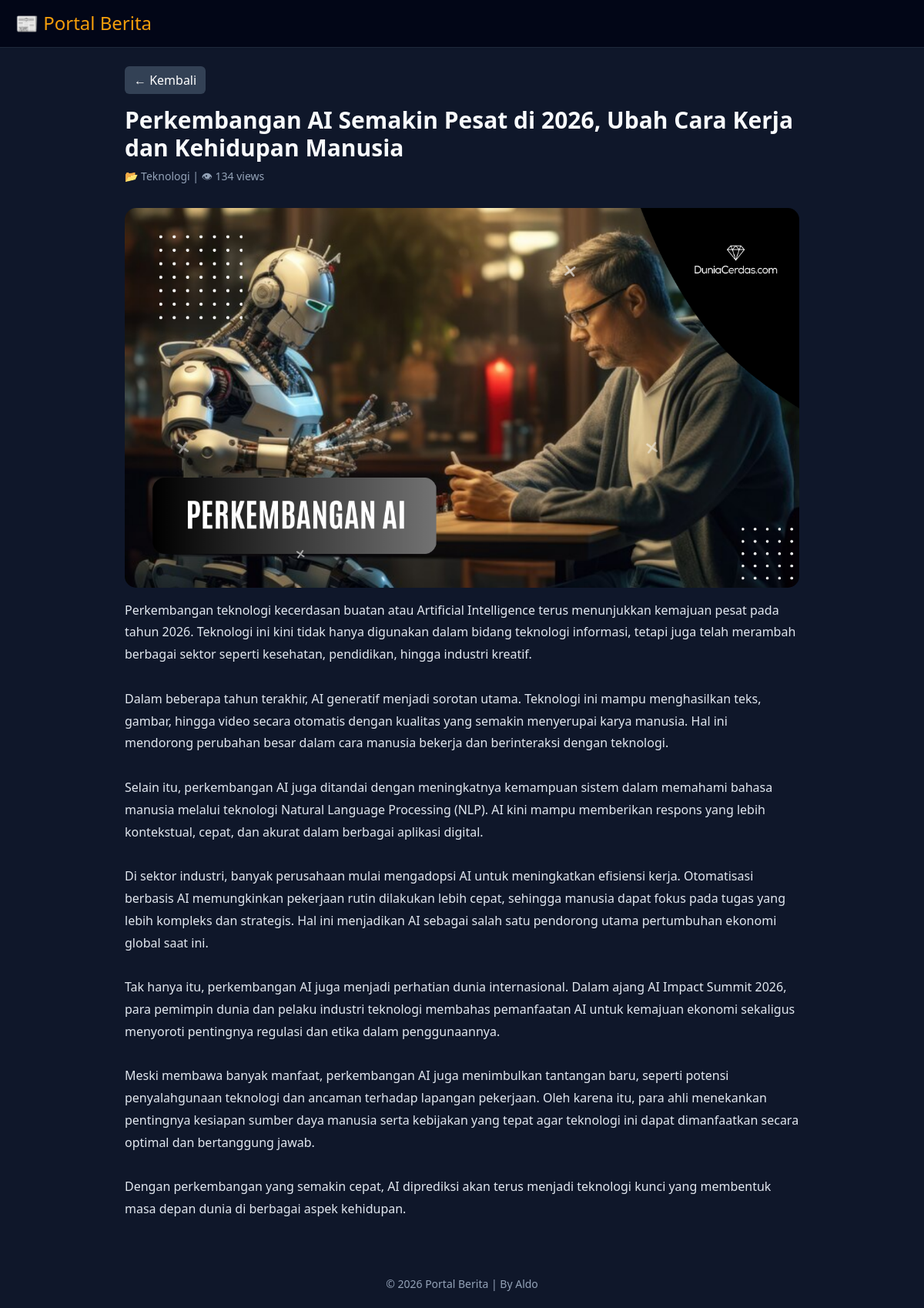
The app's page /pages/detail.php?id=1 with its own data.
### tables this page shows
CREATE TABLE `artikel` (
  `id_artikel` int(11) NOT NULL,
  `judul` varchar(255) NOT NULL,
  `isi` text NOT NULL,
  `gambar` varchar(255) DEFAULT NULL,
  `tanggal` datetime DEFAULT NULL,
  `id_kategori` int(11) DEFAULT NULL,
  `views` int(11) DEFAULT 0
);

CREATE TABLE `kategori` (
  `id_kategori` int(11) NOT NULL,
  `nama_kategori` varchar(100) NOT NULL
);

### pages/detail.php (the view, shortened to what this page needs)
<?php
include '../koneksi.php';
$id = $_GET['id'];
$today = date('Y-m-d');
mysqli_query($conn, "UPDATE artikel SET views = views + 1 WHERE id_artikel='$id'");
mysqli_query($conn, "
INSERT INTO views_log (id_artikel, tanggal)
VALUES ('$id', '$today')
");
mysqli_query($conn, "UPDATE artikel SET views = views + 1 WHERE id_artikel='$id'");
$data = mysqli_query($conn, "
SELECT artikel.*, kategori.nama_kategori
FROM artikel
JOIN kategori ON artikel.id_kategori = kategori.id_kategori
WHERE artikel.id_artikel='$id'
");
$d = mysqli_fetch_assoc($data);
?>
<!DOCTYPE html>
<html>
<head>
<link href="https://cdn.jsdelivr.net/npm/bootstrap@5.3.0/dist/css/bootstrap.min.css" rel="stylesheet">
</head>
<body>
<div class="navbar">
    <h4>📰 Portal Berita</h4>
</div>
<div class="container mt-4">
<button onclick="history.back()" class="btn btn-back mb-3">← Kembali</button>
<h1 class="judul"><?php echo $d['judul']; ?></h1>
<p class="meta">
    📂 <?php echo $d['nama_kategori']; ?> |
    👁 <?php echo $d['views']; ?> views
</p>
<img src="../assets/img/<?php echo $d['gambar']; ?>" class="img-artikel">
<div class="isi">
<?php echo nl2br($d['isi']); ?>
</div>
</div>
<div class="footer">
    <small>© 2026 Portal Berita | By Aldo</small>
</div>
</body>
</html>

### pages/detail.php (style rules this page uses)
body { background: #0f172a; color: #f8fafc; font-family: 'Segoe UI', sans-serif; }
.navbar { background: #020617; padding: 16px 20px; border-bottom: 1px solid #1e293b; }
.navbar h4 { margin: 0; color: #f59e0b; }
.container { max-width: 900px; }
.judul { font-size: 30px; font-weight: 700; }
.meta { color: #94a3b8; font-size: 14px; }
.img-artikel { width: 100%; border-radius: 15px; margin: 15px 0; }
.isi { line-height: 1.8; color: #e2e8f0; font-size: 16px; }
.btn-back { background: #334155; color: white; border: none; }
.footer { margin-top: 50px; padding: 20px; text-align: center; color: #94a3b8; }

### records on screen
artikel: judul "Perkembangan AI Semakin Pesat di 2026, Ubah Cara Kerja dan Kehidupan Manusia", id_kategori.nama_kategori "Teknologi", views "134", gambar (picture), isi "Perkembangan teknologi kecerdasan buatan atau Artificial Intelligence terus menunjukkan kemajuan pesat pada tahun 2026. Teknologi ini kini tidak hanya digunakan dalam bidang teknologi informasi, tetapi juga telah merambah berbagai sektor seperti kesehatan, pendidikan, hingga industri kreatif. Dalam beberapa tahun terakhir, AI generatif menjadi sorotan utama. Teknologi ini mampu menghasilkan teks, gambar, hingga video secara otomatis dengan kualitas yang semakin menyerupai karya manusia. Hal ini mendorong perubahan besar dalam cara manusia bekerja dan berinteraksi dengan teknologi. Selain itu, perkembangan AI juga ditandai dengan meningkatnya kemampuan sistem dalam memahami bahasa manusia…"
